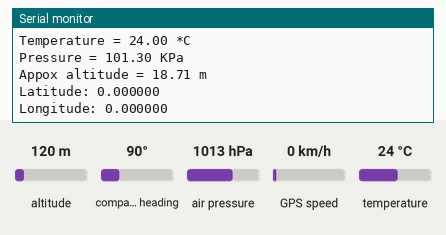
Bench run of a sketch on a simulated Arduino Uno, built with avr-gcc and run on an emulated ATmega328P. Shown: the last lines printed to the serial monitor. The inputs (shaded band) are chosen by the test bench; at power-on: altitude 120 m, air pressure 1013 hPa, temperature 24 °C, compass heading 90°, GPS speed 0 km/h. The GPS gets a fix after 3 s at 37.7749, -122.4194 with 8 satellites; no radio packets arrive unless stated.

Above: at 1.2 s.
1.3 s: altitude set to 20 m
At 2.1 s:
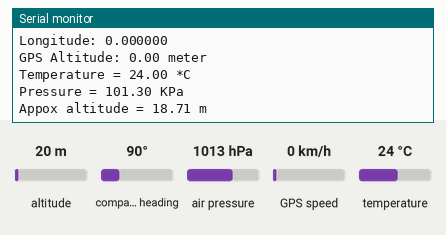
2.8 s: air pressure set to 952 hPa
At 4.1 s:
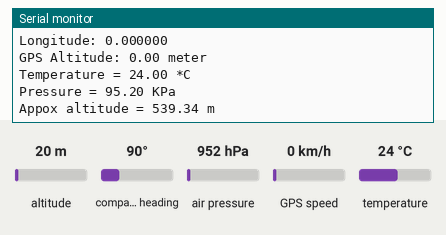
4.3 s: temperature set to 12 °C
At 5.6 s:
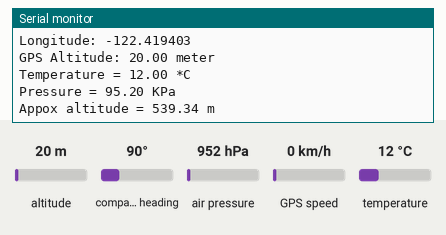

The sketch:

GPS___BMP___LORA_test.ino
```cpp
#include <TinyGPS++.h>
#include <SoftwareSerial.h>
#include <SPI.h>
#include <LoRa.h>
#include <Wire.h>
#include <Adafruit_BMP280.h>


Adafruit_BMP280 bmp;

static const int RX = 4, TX = 3;
static const uint32_t GPSBaud = 9600;

TinyGPSPlus gps;

SoftwareSerial ss(RX, TX);

void setup()
{
  Serial.begin(9600);
  ss.begin(GPSBaud);
  bmp.begin();
  LoRa.begin(433E6);

}

void loop()
{
  //block for gps and bmp280 serial print


    Serial.print("Latitude: ");
    Serial.print(gps.location.lat(),6);
    Serial.println();

    Serial.print("Longitude: ");
    Serial.print(gps.location.lng(),6);
    Serial.println();

    Serial.print("GPS Altitude: ");
    Serial.print(gps.altitude.meters());
    Serial.println(" meter");

    Serial.print(F("Temperature = "));
    Serial.print(bmp.readTemperature());
    Serial.println(" *C");

    Serial.print(F("Pressure = "));
    Serial.print(bmp.readPressure()/1000);
    Serial.println(" KPa");

    Serial.print(F("Appox altitude = "));
    Serial.print(bmp.readAltitude(1015.25));
    Serial.print(" m");
    Serial.println();

    Serial.println();


   //block for lora transmission of gps and bmp280 sensor data

    LoRa.beginPacket();

    LoRa.print(gps.altitude.meters(), 3);
    LoRa.print(",");
    LoRa.print(gps.location.lat(), 6);
    LoRa.print(",");
    LoRa.print(gps.location.lng(), 6);
    LoRa.print(",");
    LoRa.print(bmp.readTemperature());
    LoRa.print(",");
    LoRa.print(bmp.readPressure()/1000);
    LoRa.print(",");
    LoRa.print(bmp.readAltitude(1015.25));
    LoRa.println("");

    LoRa.endPacket();


    smartDelay(1000);

}

static void smartDelay(unsigned long ms)
{
  unsigned long start = millis();
  do
  {
    while (ss.available())
      gps.encode(ss.read());
  } while (millis() - start < ms);
}
```

Measured:
- after the input at 2.8 s, the serial monitor: prints a new line after 0.75 s (image 2)
- after the input at 4.3 s, the serial monitor: prints a new line after 0.38 s (image 3)
